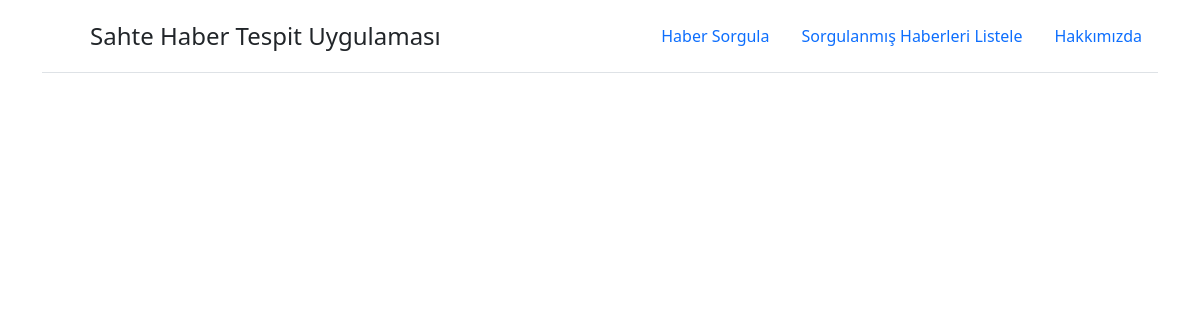
The page /list/0 on the database as committed earlier.
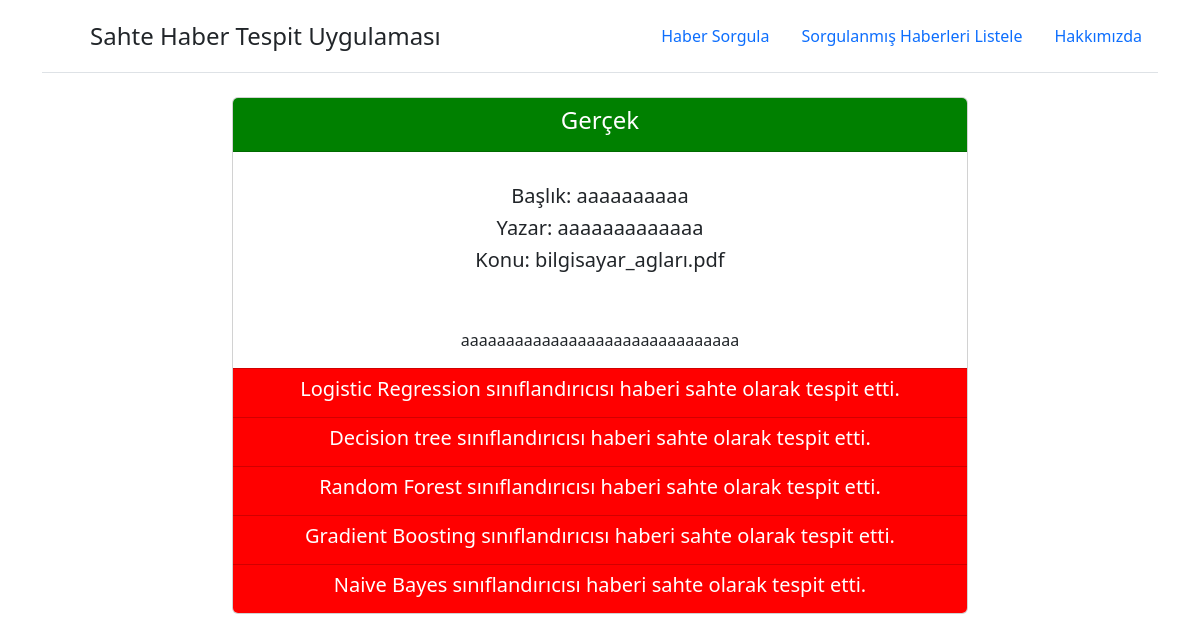
The same page on the database as committed later.
### sorgu/models.py (models this page shows)
class News(models.Model) :
    news_Title= models.CharField(max_length=50)
    news_Author= models.CharField(max_length=50)
    news_Label= models.BooleanField(default=False)
    news_Text= models.CharField(max_length=5000)
    LR_Label= models.IntegerField(default=0)
    DT_Label= models.IntegerField(default=0)
    RFC_Label= models.IntegerField(default=0)
    GBC_Label= models.IntegerField(default=0)
    NB_Label= models.IntegerField(default=0)
    LR_Score= models.FloatField(default=0)
    DT_Score= models.FloatField(default=0)
    RFC_Score= models.FloatField(default=0)
    GBC_Score= models.FloatField(default=0)
    NB_Score= models.FloatField(default=0)
    short_Text= models.CharField(max_length=200,default="")
    news_Subject= models.CharField(max_length=50, default="a")

### sorgu/views.py (the view)
# urls.py: path("list/<int:idd>", views.classifield_news_details , name="news_detail"),
def classifield_news_details(request, idd):
    data={"data": News.objects.filter(id=idd)}
    return render(request, "classifield_news_detail.html", data)

### sorgu/templates/classifield_news_detail.html (shortened to what this page needs)
  {% load static   %}
<!DOCTYPE html>
<html lang="en">
<head>
    <link href="https://cdn.jsdelivr.net/npm/bootstrap@5.3.0-alpha1/dist/css/bootstrap.min.css"
    rel="stylesheet"
>
</head>
<body>
  {% include 'partials/_navbar.html' %}
  {% for k in data %}
    <div class="container ">
        <div class="row mt-4">
          <div class="col-md-2">
          </div>
          <div class="col-md-8">
            {% include 'partials/_detail.html' %}
          </div>
          <div class="col-md-2">
          </div>
        </div>
      </div>
 {%endfor%}
</body>
</html>

### sorgu/templates/partials/_detail.html
  <div class="card text-center">
    <div class="card-header" style="background-color: {% if k.news_Label %}green{% else %}red{% endif %};">
      <h4 style="color:#ffffff">
        {% if k.news_Label == 0 %}Sahte{% else %}Gerçek{% endif %}
      </h4>
    </div>
    <div style="display:flex" class="card-body">
        <div class="card-body">
            <h5 class="card-title">Başlık: {{k.news_Title}}</h5>
            <h5 class="card-title">Yazar: {{k.news_Author}}</h5>
            <h5 class="card-title">Konu: {{k.news_Subject}}</h5>
        </div>
    </div>
    <div class="card-body">
        <p class="card-text">{{k.news_Text}}</p>
      </div>
      <div class="card-footer text-muted" style="background-color: {% if k.LR_Label %}green{% else %}red{% endif %};">
        {% if k.LR_Label == 1 %}<h5 style="color:white;">Logistic Regression sınıflandırıcısı haberi gerçek olarak tespit etti.</h5>{% else %}<h5 style="color:white;">Logistic Regression sınıflandırıcısı haberi sahte olarak tespit etti.</h5>{% endif %}
      </div>
      <div class="card-footer text-muted" style=" background-color: {% if k.DT_Label %}green{% else %}red{% endif %};">
        {% if k.DT_Label == 1 %}<h5 style="color:white;">Decision tree sınıflandırıcısı haberi gerçek olarak tespit etti.</h5>{% else %}<h5 style="color:white;">Decision tree sınıflandırıcısı haberi sahte olarak tespit etti.</h5>{% endif %}
      </div>
      <div class="card-footer text-muted" style="background-color: {% if k.RFC_Label %}green{% else %}red{% endif %};">
        {% if k.RFC_Label == 1 %}<h5 style="color:white;">Random Forest sınıflandırıcısı haberi gerçek olarak tespit etti.</h5>{% else %}<h5 style="color:white;">Random Forest sınıflandırıcısı haberi sahte olarak tespit etti.</h5>{% endif %}
      </div>
      <div class="card-footer text-muted" style="background-color: {% if k.GBC_Label == -1 %}black{% elif k.GBC_Label == 1 %}green{% else %}red{% endif %};">
        {% if k.GBC_Label == -1 %}<h5 style="color:white;">Gradient Boosting sınıflandırıcısı kullanılmadı.</h5>{% elif k.GBC_Label == 1 %}<h5 style="color:white;">Gradient Boosting sınıflandırıcısı haberi gerçek olarak tespit etti.</h5>{% else %}<h5 style="color:white;">Gradient Boosting sınıflandırıcısı haberi sahte olarak tespit etti.</h5>{% endif %}
      </div>
      <div class="card-footer text-muted" style="background-color: {% if k.NB_Label == -1 %}black{% elif k.NB_Label == 1 %}green{% else %}red{% endif %}; color:white; ">
        {% if k.NB_Label == -1 %}<h5 style="color:white;">Naive Bayes sınıflandırıcısı kullanılmadı.</h5>{% elif k.NB_Label == 1 %}<h5 style="color:white;"> <h5 style="color:white;">Naive Bayes sınıflandırıcısı haberi gerçek olarak tespit etti.</h5>{% else %}<h5 style="color:white;">Naive Bayes sınıflandırıcısı haberi sahte olarak tespit etti.</h5>{% endif %}
      </div>
  </div>

Rows that differ between the two databases and show on the page:
added News: news_Label "Gerçek", news_Title "aaaaaaaaaa", news_Author "aaaaaaaaaaaaa", news_Subject "bilgisayar_agları.pdf", news_Text "aaaaaaaaaaaaaaaaaaaaaaaaaaaaaaa", shows "Logistic Regression sınıflandırıcısı haberi sahte olarak tespit etti.", shows "Decision tree sınıflandırıcısı haberi sahte olarak tespit etti.", shows "Random Forest sınıflandırıcısı haberi sahte olarak tespit etti.", shows "Gradient Boosting sınıflandırıcısı haberi sahte olarak tespit etti.", shows "Naive Bayes sınıflandırıcısı haberi sahte olarak tespit etti."
